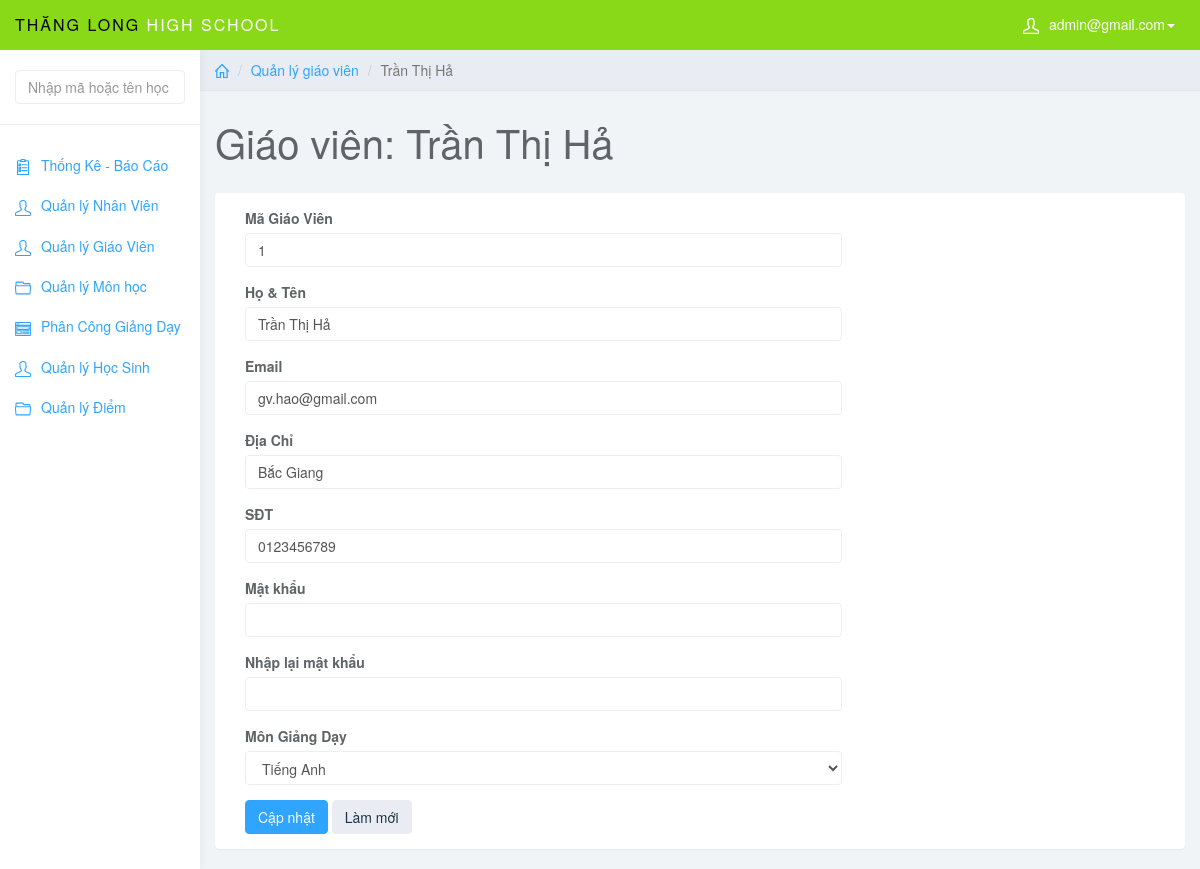
Page /index.php?page=edit_teacher&teacher_id=1 (signed in) on the committed database.
### tables this page shows
CREATE TABLE `giaovien` (
  `MaGV` int NOT NULL,
  `MaMonHoc` varchar(5) NOT NULL,
  `TenGV` varchar(50) NOT NULL,
  `DiaChi` varchar(50) NOT NULL,
  `SDT` varchar(11) NOT NULL,
  `gv_mail` varchar(50) NOT NULL,
  `gv_pass` varchar(50) NOT NULL,
  PRIMARY KEY (`MaGV`),
  UNIQUE KEY `SDT` (`SDT`),
  KEY `fk_gv_mh` (`MaMonHoc`),
  CONSTRAINT `fk_gv_mh` FOREIGN KEY (`MaMonHoc`) REFERENCES `monhoc` (`MaMonHoc`)
);

CREATE TABLE `monhoc` (
  `MaMonHoc` varchar(5) NOT NULL,
  `TenMonHoc` varchar(20) NOT NULL,
  `SoTiet` int NOT NULL,
  `HeSoMonHoc` int NOT NULL,
  PRIMARY KEY (`MaMonHoc`)
);

### edit_teacher.php (the view, shortened to what this page needs)
<?php
$teacher_id = $_GET['teacher_id'];
$sql_view = "SELECT * FROM giaovien WHERE MaGV = '$teacher_id'";
$query_view = mysqli_query($conn, $sql_view);
$row_view = mysqli_fetch_assoc($query_view);
?>
<div class="col-sm-9 col-sm-offset-3 col-lg-10 col-lg-offset-2 main">
    <div class="row">
        <ol class="breadcrumb">
            <li><a href="index.php"><svg class="glyph stroked home">
                        <use xlink:href="#stroked-home"></use>
                    </svg></a></li>
            <li><a href="index.php?page=teacher">Quản lý giáo viên</a></li>
            <li class="active"><?php echo $row_view['TenGV']; ?></li>
        </ol>
    </div>
    <div class="row">
        <div class="col-lg-12">
            <h1 class="page-header">Giáo viên: <?php echo $row_view['TenGV']; ?></h1>
        </div>
    </div>
    <div class="row">
        <div class="col-lg-12">
            <div class="panel panel-default">
                <div class="panel-body">
                    <div class="col-md-8">
                        <form role="form" method="post">
                            <div class="form-group">
                                <label>Mã Giáo Viên</label>
                                <input type="number" name="teacher_id" class="form-control"
                                    value="<?php echo $row_view['MaGV']; ?>" placeholder="">
                            </div>
                            <div class="form-group">
                                <label>Họ & Tên</label>
                                <input type="text" name="teacher_name" class="form-control"
                                    value="<?php echo $row_view['TenGV']; ?>" placeholder="">
                            </div>
                            <div class="form-group">
                                <label>Email</label>
                                <input type="text" name="teacher_mail" value="<?php echo $row_view['gv_mail']; ?>"
                                    class="form-control">
                            </div>
                            <div class="form-group">
                                <label>Địa Chỉ</label>
                                <input name="teacher_address" required type="text" class="form-control"
                                    value="<?php echo $row_view['DiaChi']; ?>">
                            </div>
                            <div class="form-group">
                                <label>SĐT</label>
                                <input name="teacher_phone" required type="number" class="form-control"
                                    value="<?php echo $row_view['SDT']; ?>">
                            </div>
                            <div class="form-group">
                                <label>Mật khẩu</label>
                                <input type="password" name="teacher_pass" class="form-control">
                            </div>
                            <div class="form-group">
                                <label>Nhập lại mật khẩu</label>
                                <input type="password" name="teacher_re_pass" class="form-control">
                            </div>
                            <div class="form-group">
                                <label>Môn Giảng Dạy</label>
                                <select name="teaching" class="form-control">
                                    <?php
                                    $sql_mon_hoc = "SELECT * FROM monhoc";
                                    $query_mon_hoc = mysqli_query($conn, $sql_mon_hoc);
                                    while ($row_mon_hoc = mysqli_fetch_assoc($query_mon_hoc)) {
                                    ?>
                                    <option value=<?php echo $row_mon_hoc['MaMonHoc']; ?> <?php if ($row_mon_hoc['MaMonHoc'] == $row_view['MaMonHoc']) {
                                                                                                    echo 'selected';
                                                                                                } ?>>
                                        <?php echo $row_mon_hoc['TenMonHoc'] ?></option>
                                    <?php } ?>
                                </select>
                            </div>
                            <button type="submit" name="sbm" class="btn btn-primary">Cập nhật</button>
                            <button type="reset" class="btn btn-default">Làm mới</button>
                    </div>
                </div>
            </div>
        </div>
    </div>
</div>

### css/styles.css (style rules this page uses)
body { background: #f1f4f7; padding-top: 50px; color: #5f6468; }
a, a:hover, a:focus { color: #30a5ff; }
h1, h2, h3, h4, h5, h6 { color: #5f6468; }
h1 { font-weight: 300; font-size: 40px; }
.form-control { border: 1px solid #eee; box-shadow: none; }
.btn-default, .btn-default:hover, .btn-default:focus, .btn-default:active, .btn-default.active, .open > .dropdown-toggle.btn-default, .btn-default.disabled, .btn-default[disabled], fieldset[disabled] .btn-default, .btn-default.disabled:hover, .btn-default[disabled]:hover, fieldset[disabled] .btn-default:hover, .btn-default.disabled:focus, .btn-default[disabled]:focus, fieldset[disabled] .btn-default:focus, .btn-default.disabled:active, .btn-default[disabled]:active, fieldset[disabled] .btn-default:active, .btn-default.disabled.active, .btn-default[disabled].active, fieldset[disabled] .btn-default.active { background-color: #e9ecf2; border-color: #e9ecf2; color: #1b3548; }
.btn-primary, .btn-primary:hover, .btn-primary:focus, .btn-primary:active, .btn-primary.active, .open > .dropdown-toggle.btn-primary, .btn-primary.disabled, .btn-primary[disabled], fieldset[disabled] .btn-primary, .btn-primary.disabled:hover, .btn-primary[disabled]:hover, fieldset[disabled] .btn-primary:hover, .btn-primary.disabled:focus, .btn-primary[disabled]:focus, fieldset[disabled] .btn-primary:focus, .btn-primary.disabled:active, .btn-primary[disabled]:active, fieldset[disabled] .btn-primary:active, .btn-primary.disabled.active, .btn-primary[disabled].active, fieldset[disabled] .btn-primary.active { background-color: #30a5ff; border-color: #30a5ff; }
.panel { border: 0; }
.breadcrumb { border-radius: 0; padding: 10px 15px; background: #e9ecf2; box-shadow: 0 1px 1px rgba(0, 0, 0, .05); margin: 0 ; }
h1.page-header { margin-top: 30px; border-bottom: 0; }
.breadcrumb .glyph { height: 14px; width: 14px; margin: -2px 0 0 0; stroke-width: 4px; }

### rows in the picture
giaovien: TenGV "Trần Thị Hả", teacher_id "1", teacher_name "Trần Thị Hả", teacher_mail "gv.hao@gmail.com", teacher_address "Bắc Giang", teacher_phone "0123456789", teaching "Tiếng Anh"

### other values in the picture
$_SESSION['mail_user'] "admin@gmail.com"
